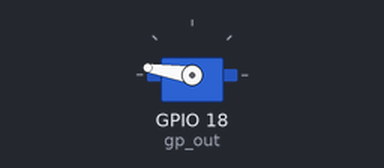
This program was run on a simulated Raspberry Pi (BCM pin numbers). On the bench: servo. Servo angles are drawn from the pulse width (0.5 ms = 0°, 2.5 ms = 180°). At 5.0 s the program stops and its outputs stay as they are.

Above: at 0.1 s.
At 0.6 s:
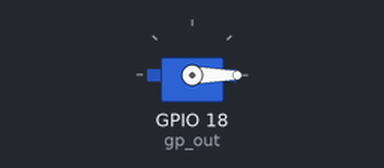
Timing chart, 0 to 6.0 s (numbered marks = the images above):
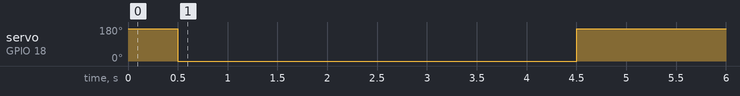

Measured:
- by itself, servo on GPIO 18 (gp_out): 171° → 0° at 0.50 s, → 171° 4.0 s later

The program:

buffer_overruns_servo.py
```python
import RPi.GPIO as GPIO
import time

GPIO.setmode(GPIO.BCM)

gp_out = 18
GPIO.setup(gp_out, GPIO.OUT)
servo = GPIO.PWM(gp_out, 50)

servo.start(0.0)

servo.ChangeDutyCycle(12.0)
time.sleep(0.5)

servo.ChangeDutyCycle(2.5)
time.sleep(4.0)

servo.ChangeDutyCycle(12.0)
time.sleep(0.5)

GPIO.cleanup()
```
